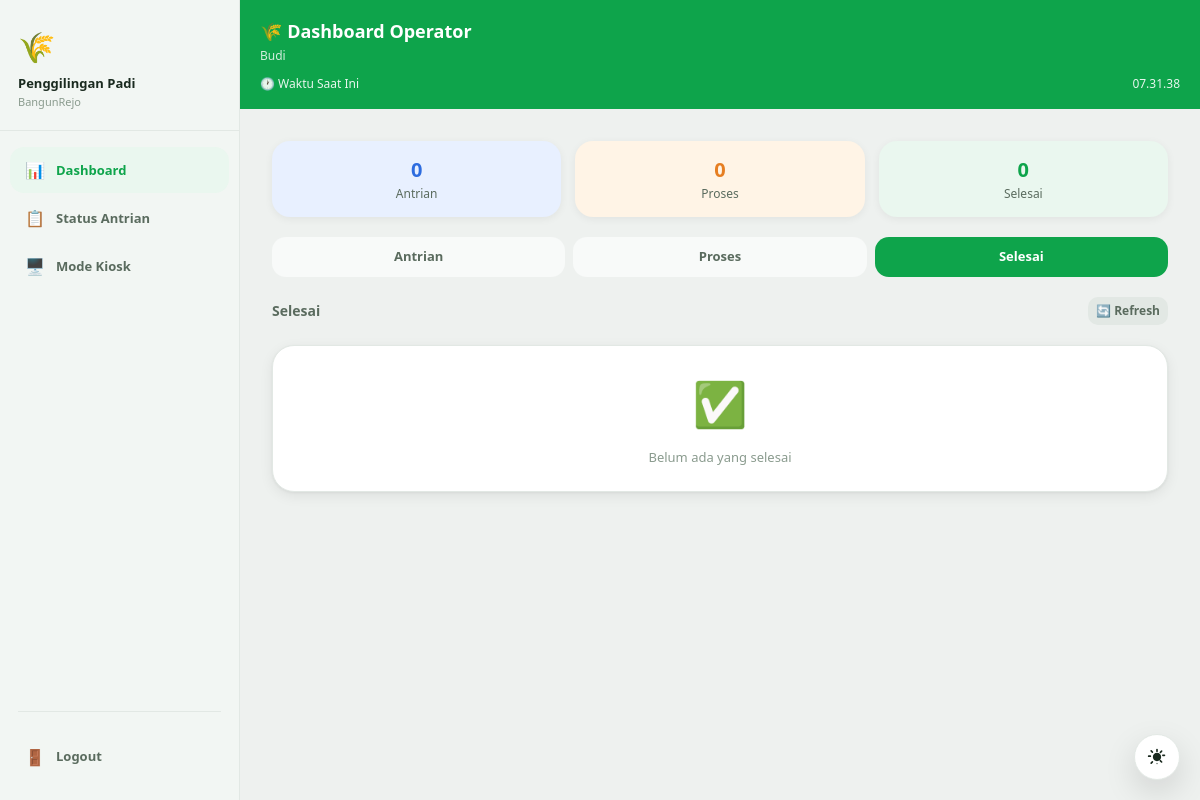
Page /operator.php?tab=selesai (signed in) on the earlier database version.
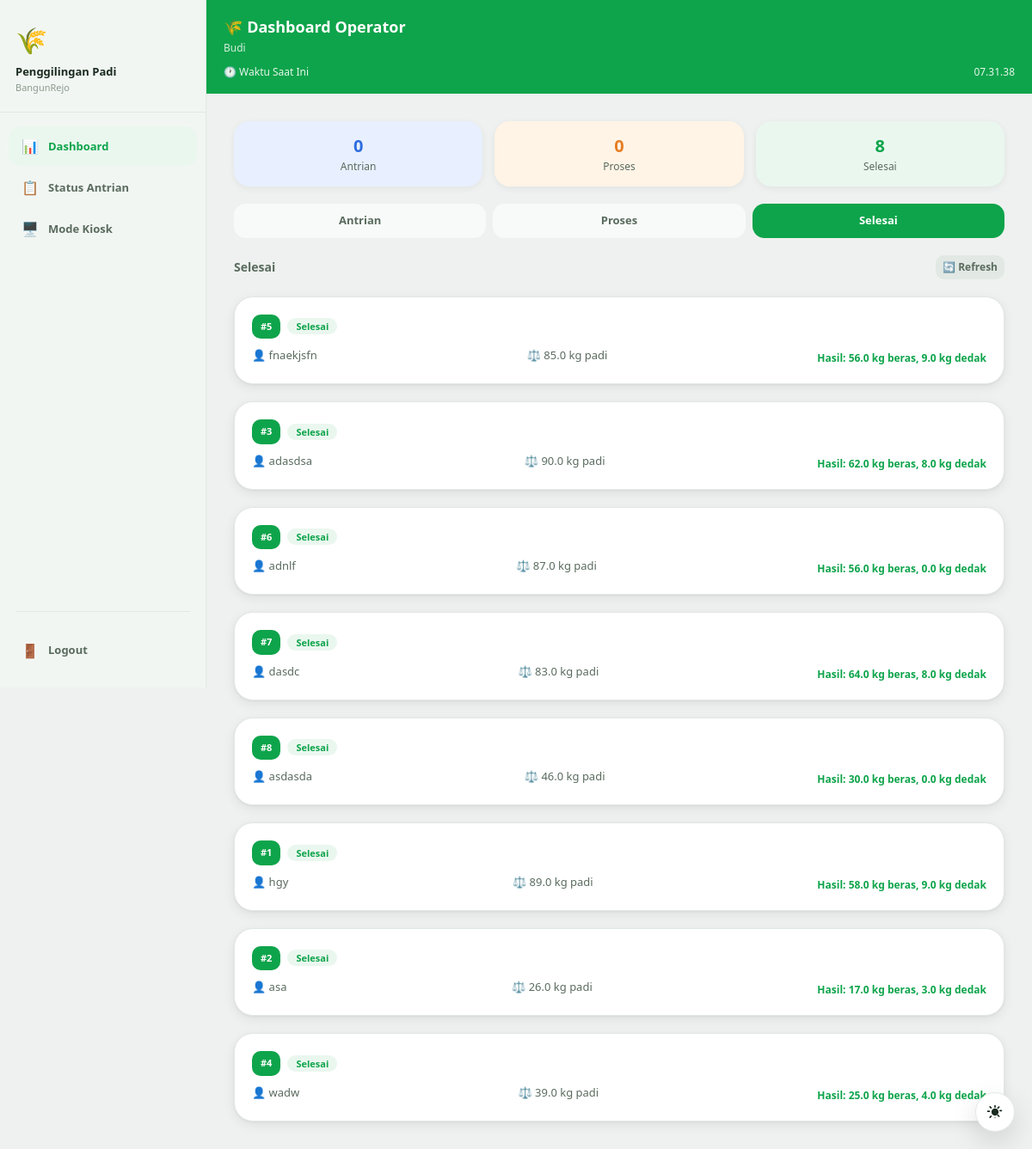
Same page on the later database version.
### tables this page shows
CREATE TABLE pesanan (
        id                  INTEGER PRIMARY KEY AUTOINCREMENT,
        order_id            TEXT UNIQUE NOT NULL,
        nomor_antrian       INTEGER NOT NULL,
        nama_pelanggan      TEXT NOT NULL,
        nomor_telepon       TEXT NOT NULL,
        berat_padi          REAL NOT NULL DEFAULT 0,
        harga_per_kg        REAL NOT NULL DEFAULT 500,
        total_bayar         REAL NOT NULL DEFAULT 0,
        metode_bayar        TEXT DEFAULT 'cash',
        status              TEXT DEFAULT 'antrian',
        hasil_beras         REAL DEFAULT 0,
        hasil_dedak         REAL DEFAULT 0,
        estimasi_selesai    TEXT DEFAULT '',
        estimasi_menit      INTEGER DEFAULT 0,
        waktu_pesan         DATETIME DEFAULT CURRENT_TIMESTAMP,
        waktu_proses        DATETIME,
        waktu_selesai       DATETIME,
        waktu_diambil       DATETIME
    );

### operator.php (the view, shortened to what the changed rows need)
<?php
$db    = getDB();
$tab   = $_GET['tab'] ?? 'antrian';
$antrian = $db->query("SELECT * FROM pesanan WHERE status = 'antrian' ORDER BY nomor_antrian ASC")->fetchAll(PDO::FETCH_ASSOC);
$selesai = $db->query("SELECT * FROM pesanan WHERE status IN ('selesai','diambil') ORDER BY waktu_selesai DESC LIMIT 20")->fetchAll(PDO::FETCH_ASSOC);
$jml_selesai = count($selesai);
?>
<!DOCTYPE html>
<html lang="id">
<head>
    <link rel="stylesheet" href="css/base.css">
    <link rel="stylesheet" href="css/operator.css">
</head>
<body>
<div class="app-wrapper layout-sidebar">
    <div class="main-area">
    <div class="top-bar">
        <div class="topbar-row">
            <div>
                <h1>🌾 Dashboard Operator</h1>
            </div>
        </div>
    </div>
    <div class="content">
        <div class="stat-grid">
            <div class="stat-card stat-green">
                <div class="stat-num"><?= $jml_selesai ?></div>
                <div class="stat-label">Selesai</div>
            </div>
        </div>
        <?php if ($tab === 'antrian'): ?>
            <?php if (empty($antrian)): ?>
            <div class="empty-state card"><div class="empty-icon">📭</div><p>Tidak ada antrian</p></div>
            <?php else: ?>
            <?php foreach ($antrian as $item): ?>
            <div class="card operator-card">
                <div class="operator-card-header">
                    <div class="operator-card-header-left">
                        <div class="antrian-number-badge antrian-badge-sm">#<?= $item['nomor_antrian'] ?></div>
                        <span class="badge badge-antrian">Dalam Antrian</span>
                    </div>
                    <a href="proses_penggilingan.php?id=<?= $item['id'] ?>" class="btn btn-orange btn-sm">▶ Proses</a>
                </div>
                <div class="operator-card-body">
                    <div>👤 <?= htmlspecialchars($item['nama_pelanggan']) ?></div>
                    <div>⚖️ <?= number_format($item['berat_padi'], 1) ?> kg</div>
                </div>
            </div>
            <?php endforeach; ?>
            <?php endif; ?>
        <?php else: ?>
            <?php if (empty($selesai)): ?>
            <div class="empty-state card"><div class="empty-icon">✅</div><p>Belum ada yang selesai</p></div>
            <?php else: ?>
            <?php foreach ($selesai as $item): ?>
            <div class="card operator-card">
                <div class="operator-card-header">
                    <div class="operator-card-header-left">
                        <div class="antrian-number-badge antrian-badge-sm antrian-number-badge-green">#<?= $item['nomor_antrian'] ?></div>
                        <span class="badge badge-selesai">Selesai</span>
                    </div>
                </div>
                <div class="operator-card-body">
                    <div>👤 <?= htmlspecialchars($item['nama_pelanggan']) ?></div>
                    <div>⚖️ <?= number_format($item['berat_padi'], 1) ?> kg padi</div>
                    <?php if ($item['hasil_beras'] > 0): ?>
                    <div class="hasil-text">
                        Hasil: <?= number_format($item['hasil_beras'], 1) ?> kg beras, <?= number_format($item['hasil_dedak'], 1) ?> kg dedak
                    </div>
                    <?php endif; ?>
                </div>
            </div>
            <?php endforeach; ?>
            <?php endif; ?>
        <?php endif; ?>
    </div>
</div>
</body>
</html>

Differences in the rows shown:
added pesanan: nomor_antrian "5", nama_pelanggan "fnaekjsfn", berat_padi "85.0", hasil_beras "56.0", hasil_dedak "9.0"
added pesanan: nomor_antrian "3", nama_pelanggan "adasdsa", berat_padi "90.0", hasil_beras "62.0", hasil_dedak "8.0"
added pesanan: nomor_antrian "6", nama_pelanggan "adnlf", berat_padi "87.0", hasil_beras "56.0", hasil_dedak "0.0"
added pesanan: nomor_antrian "7", nama_pelanggan "dasdc", berat_padi "83.0", hasil_beras "64.0", hasil_dedak "8.0"
added pesanan: nomor_antrian "8", nama_pelanggan "asdasda", berat_padi "46.0", hasil_beras "30.0", hasil_dedak "0.0"
added pesanan: nomor_antrian "1", nama_pelanggan "hgy", berat_padi "89.0", hasil_beras "58.0", hasil_dedak "9.0"
added pesanan: nomor_antrian "2", nama_pelanggan "asa", berat_padi "26.0", hasil_beras "17.0", hasil_dedak "3.0"
added pesanan: nomor_antrian "4", nama_pelanggan "wadw", berat_padi "39.0", hasil_beras "25.0", hasil_dedak "4.0"
Other differences:
$jml_selesai: "0" → "8"
text no longer shown: "✅ Belum ada yang selesai"
